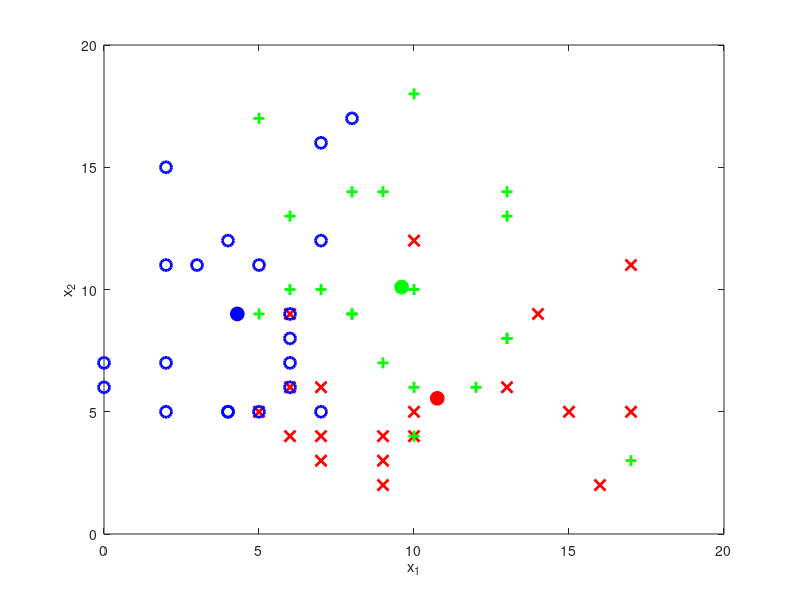

The MATLAB source for this figure: (Note: this script raises an error after producing the figure.)
function PS3_3
cd('C:\Users\jup36\Dropbox\NSP\PS3')
load('ps3_simdata.mat','-mat');
[NumData NumClass]=size(trial);
for classIX=1:NumClass
    for dataIX=1:NumData
        dataArr(classIX,dataIX,:)=trial(dataIX,classIX).x;
    end
end
NumFea=size(dataArr,3);
%% %%%%%%%%%%%%%%%%%%%%%%%%% Part (b) %%%%%%%%%%%%%%%%%%%%%%%%%%%%%%%%%%%%
NumModel=3;
% For model (1)
modParam{1}.mean=squeeze(mean(dataArr,2));  % squeeze removes all singleton dimensions
% Remove the mean of each class
dataArrRemMean=reshape(repmat(modParam{1}.mean,1,NumData),[NumClass NumFea NumData]);   % repmat replicate and tile array
dataArrRemMean=dataArr-permute(dataArrRemMean,[1 3 2]);     %  permute rearrange dimensions of N-D array
% Shared covariance matrix
modParam{1}.cov{1}=cov(reshape(dataArrRemMean,[],size(dataArr,3)));     % shared covariance
% For model (2)
modParam{2}.mean=squeeze(mean(dataArr,2));  % squeeze removes all singleton dimensions
for classIX=1:NumClass
    modParam{2}.cov{classIX}=cov(squeeze(dataArr(classIX,:,:)));
end
% For model (3)
modParam{3}.mean=squeeze(mean(dataArr,2));
for modelIX=1:NumModel      %
    %% %%%%%%%%%%%%%%%%%%%%%%%%% Part (a) %%%%%%%%%%%%%%%%%%%%%%%%%%%%%%%%%%%%
    MarkerPat={'rx','g+','bo'};
    figure(modelIX);
    for classIX=1:NumClass
        plot(squeeze(dataArr(classIX,:,1)),squeeze(dataArr(classIX,:,2)),...
            MarkerPat{classIX},'LineWidth',2,'MarkerSize',8);
        hold on;
    end
    axis([0 20 0 20]);
    xlabel('x_1');
    ylabel('x_2');
    %% %%%%%%%%%%%%%%%%%%%%%%%%% Part (c) %%%%%%%%%%%%%%%%%%%%%%%%%%%%%%%%%%%%
    MarkerCol={'r','g','b'};
    for classIX=1:NumClass
        plot(modParam{modelIX}.mean(classIX,1),modParam{modelIX}.mean(classIX,2),...
            'o','MarkerEdgeColor',MarkerCol{classIX},'MarkerFaceColor',...
            MarkerCol{classIX},'MarkerSize',10)
        hold on;
    end
    %% %%%%%%%%%%%%%%%%%%%%%%%%% Part (d) %%%%%%%%%%%%%%%%%%%%%%%%%%%%%%%%%%%%
    % Skip this part if using model (3)
    if modelIX<3
        NumCov=length(modParam{modelIX}.cov);   % shared covariance
        [X,Y] = meshgrid(0:.1:20,0:.1:20);
        feaVec=cat(3,X,Y);
        feaVec=reshape(feaVec,[],size(feaVec,3));
        for classIX=1:NumClass
            currMean=modParam{modelIX}.mean(classIX,:);
            covIX=min(classIX,NumCov);
            currCov=modParam{modelIX}.cov{covIX};
            % For each f=(x,y) calculate:
            % z=exp(-(x-f)*inv(cov)*(x f)/2)/sqrt(det(cov))
            Z=sum(((feaVec-repmat(currMean,size(feaVec,1),1))*inv(currCov)).*(feaVec-repmat(currMean,size(feaVec,1),1)),2);
            Z=exp(-Z/2)/sqrt(det(currCov));
            Z=reshape(Z,size(X));
            isoThr=0.02;
            contour(X,Y,Z,isoThr,MarkerCol{classIX},'LineWidth',2);
            hold on;
        end
    end
    %% %%%%%%%%%%%%%%%%%%%%%%%%% Part (e) %%%%%%%%%%%%%%%%%%%%%%%%%%%%%%%%%%%%
    % Generate dense samples
    [X,Y] = meshgrid(0:.1:20,0:.1:20);
    feaVec=cat(3,X,Y);
    feaVec=reshape(feaVec,[],size(feaVec,3));
    NumGrid=size(feaVec,1);
    switch modelIX
        % If using model (1)
        case {1}
            for classIX=1:NumClass
                tmp=feaVec-repmat(modParam{modelIX}.mean(classIX,:),NumGrid,1);
                logP(:,classIX)=sum(tmp*inv(modParam{modelIX}.cov{1}).*tmp,2);  % similar to the Z score
            end
            [minVal classLabel]=min(logP,[],2);
            % If using model (2)
        case {2}
            for classIX=1:NumClass
                tmp=feaVec-repmat(modParam{modelIX}.mean(classIX,:),NumGrid,1);
                logP(:,classIX)=sum(tmp*inv(modParam{modelIX}.cov{classIX}).*...
                    tmp,2)+log(det(modParam{modelIX}.cov{classIX}));
            end
            [minVal classLabel]=min(logP,[],2);
            % If using model (3)
        case {3}
            for classIX=1:NumClass
                currLambda=modParam{modelIX}.mean(classIX,:);
                logP(:,classIX)=-feaVec*log(currLambda')+sum(currLambda);
            end
            [minVal classLabel]=min(logP,[],2);
    end
    h=gscatter(X(:),Y(:),classLabel,'rgb','.',[],'off');
    set(h, 'Markersize', 1);
    hold on;
end
return;